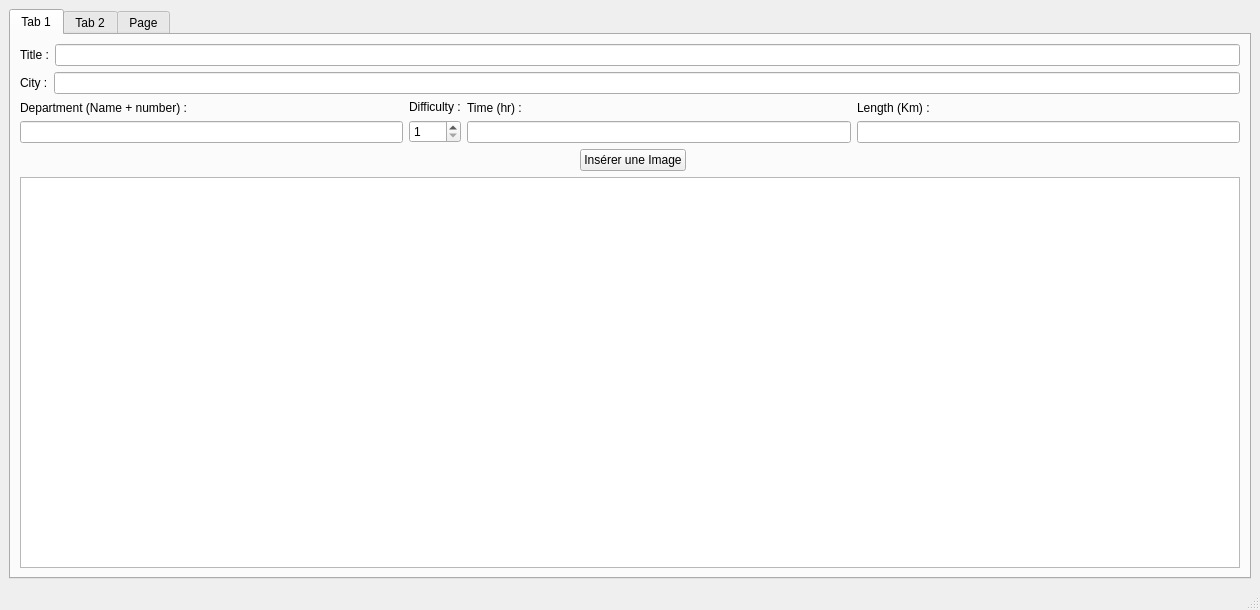
<?xml version="1.0" encoding="UTF-8"?>
<ui version="4.0">
 <class>MainWindow</class>
 <widget class="QMainWindow" name="MainWindow">
  <property name="geometry">
   <rect>
    <x>0</x>
    <y>0</y>
    <width>1260</width>
    <height>610</height>
   </rect>
  </property>
  <property name="windowTitle">
   <string>MainWindow</string>
  </property>
  <widget class="QWidget" name="centralwidget">
   <layout class="QGridLayout" name="gridLayout">
    <item row="0" column="0">
     <widget class="QTabWidget" name="tabWidget">
      <property name="currentIndex">
       <number>0</number>
      </property>
      <widget class="QWidget" name="tab">
       <attribute name="title">
        <string>Tab 1</string>
       </attribute>
       <layout class="QGridLayout" name="gridLayout_9">
        <item row="0" column="0">
         <layout class="QGridLayout" name="gridLayout_4">
          <item row="0" column="0">
           <widget class="QLabel" name="label_2">
            <property name="text">
             <string>Title :</string>
            </property>
           </widget>
          </item>
          <item row="0" column="1">
           <widget class="QLineEdit" name="lineEdit">
            <property name="text">
             <string/>
            </property>
           </widget>
          </item>
         </layout>
        </item>
        <item row="3" column="0">
         <layout class="QGridLayout" name="gridLayout_10">
          <item row="0" column="3">
           <spacer name="horizontalSpacer_2">
            <property name="orientation">
             <enum>Qt::Orientation::Horizontal</enum>
            </property>
            <property name="sizeHint" stdset="0">
             <size>
              <width>40</width>
              <height>20</height>
             </size>
            </property>
           </spacer>
          </item>
          <item row="0" column="0">
           <spacer name="horizontalSpacer">
            <property name="orientation">
             <enum>Qt::Orientation::Horizontal</enum>
            </property>
            <property name="sizeHint" stdset="0">
             <size>
              <width>40</width>
              <height>20</height>
             </size>
            </property>
           </spacer>
          </item>
          <item row="0" column="2">
           <widget class="QPushButton" name="pushButton">
            <property name="text">
             <string>Insérer une Image</string>
            </property>
           </widget>
          </item>
          <item row="1" column="0" colspan="4">
           <widget class="QTextEdit" name="Django">
            <property name="readOnly">
             <bool>true</bool>
            </property>
           </widget>
          </item>
         </layout>
        </item>
        <item row="2" column="0">
         <layout class="QGridLayout" name="gridLayout_2">
          <item row="0" column="2">
           <layout class="QGridLayout" name="gridLayout_3">
            <item row="1" column="1">
             <widget class="QSpinBox" name="spinBox">
              <property name="minimum">
               <number>1</number>
              </property>
              <property name="maximum">
               <number>5</number>
              </property>
             </widget>
            </item>
            <item row="0" column="1">
             <widget class="QLabel" name="label">
              <property name="text">
               <string>Difficulty :</string>
              </property>
             </widget>
            </item>
           </layout>
          </item>
          <item row="0" column="1">
           <layout class="QGridLayout" name="gridLayout_6">
            <item row="1" column="0">
             <widget class="QLineEdit" name="lineEdit_3">
              <property name="text">
               <string/>
              </property>
             </widget>
            </item>
            <item row="0" column="0">
             <widget class="QLabel" name="label_4">
              <property name="text">
               <string>Department (Name + number) :</string>
              </property>
             </widget>
            </item>
           </layout>
          </item>
          <item row="0" column="4">
           <layout class="QGridLayout" name="gridLayout_7">
            <item row="1" column="0">
             <widget class="QLineEdit" name="lineEdit_4">
              <property name="text">
               <string/>
              </property>
             </widget>
            </item>
            <item row="0" column="0">
             <widget class="QLabel" name="label_5">
              <property name="text">
               <string>Time (hr) :</string>
              </property>
             </widget>
            </item>
           </layout>
          </item>
          <item row="0" column="6">
           <layout class="QGridLayout" name="gridLayout_8">
            <item row="1" column="0">
             <widget class="QLineEdit" name="lineEdit_5">
              <property name="text">
               <string/>
              </property>
             </widget>
            </item>
            <item row="0" column="0">
             <widget class="QLabel" name="label_6">
              <property name="text">
               <string>Length (Km) :</string>
              </property>
             </widget>
            </item>
           </layout>
          </item>
         </layout>
        </item>
        <item row="1" column="0">
         <layout class="QGridLayout" name="gridLayout_5">
          <item row="0" column="1">
           <widget class="QLineEdit" name="lineEdit_2">
            <property name="text">
             <string/>
            </property>
           </widget>
          </item>
          <item row="0" column="0">
           <widget class="QLabel" name="label_3">
            <property name="text">
             <string>City :</string>
            </property>
           </widget>
          </item>
         </layout>
        </item>
       </layout>
      </widget>
      <widget class="QWidget" name="tab_2">
       <attribute name="title">
        <string>Tab 2</string>
       </attribute>
      </widget>
      <widget class="QWidget" name="tab_3">
       <attribute name="title">
        <string>Page</string>
       </attribute>
      </widget>
     </widget>
    </item>
   </layout>
  </widget>
  <widget class="QMenuBar" name="menubar">
   <property name="geometry">
    <rect>
     <x>0</x>
     <y>0</y>
     <width>1260</width>
     <height>21</height>
    </rect>
   </property>
  </widget>
  <widget class="QStatusBar" name="statusbar"/>
 </widget>
 <resources/>
 <connections/>
</ui>
